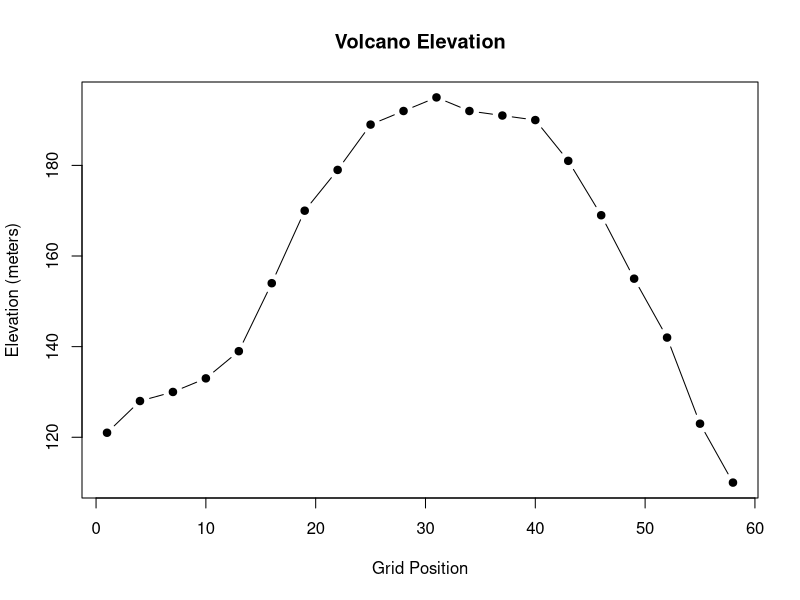
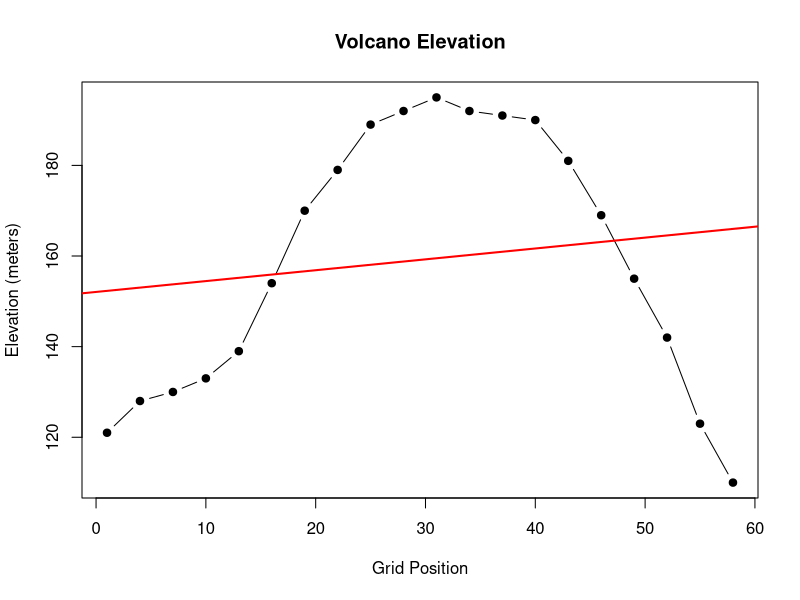
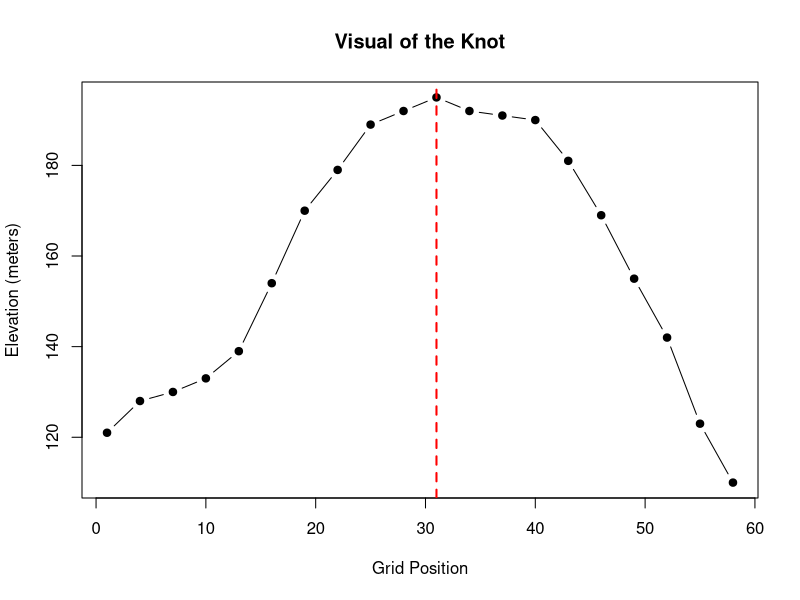
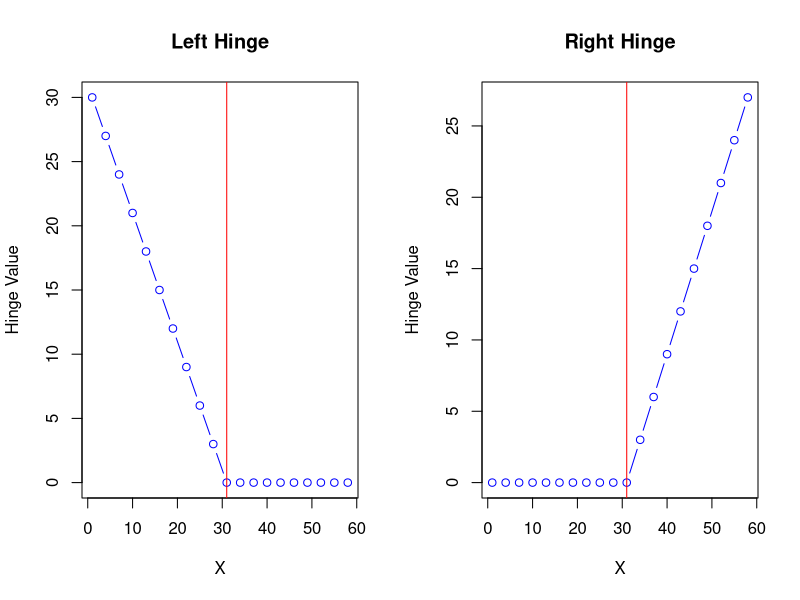
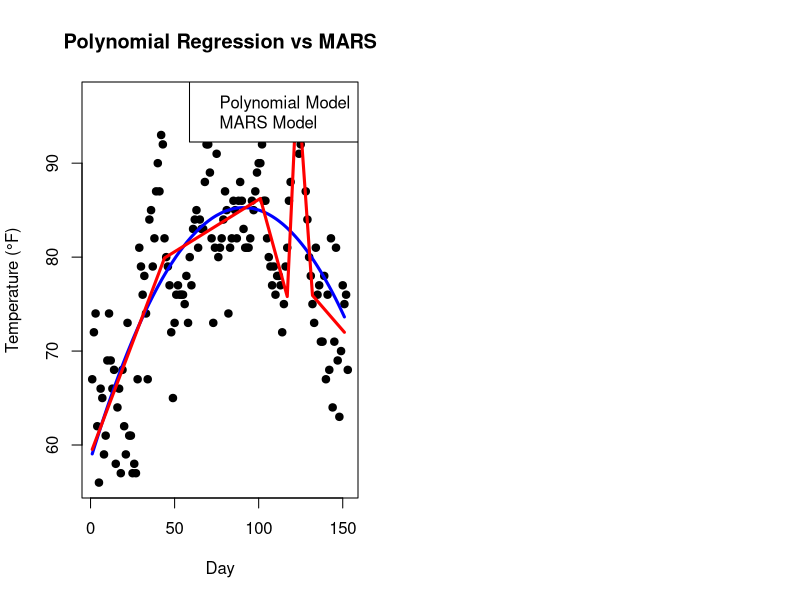

Reproduce these figures in R, in order.
## ---- chunk 1
library(knitr)
knitr::opts_chunk$set(echo = FALSE)

def.chunk.hook  <- knitr::knit_hooks$get("chunk")
knitr::knit_hooks$set(chunk = function(x, options) {
  x <- def.chunk.hook(x, options)
  paste0("\n \\", "footnotesize","\n\n", x, "\n\n \\normalsize")
})


## ---- chunk 2
data(volcano)

#Select the x's and y's

x <- seq(1, 58, by = 3)
y <- volcano[20, x]

df <- data.frame(x, y)

#SPlit in half to fit on slide
df <- data.frame(x1 = x[1:10], y1 = y[1:10], x2 = x[11:20], y2 = y[11:20])

knitr::kable(df, col.names = c("X", "Y", "X", "Y"), format = "latex")
## ---- chunk 3
plot(x, y, pch = 19, type = "b", xlab = "Grid Position", ylab = "Elevation (meters)", main = "Volcano Elevation")
## ---- chunk 4
model <- lm(y ~ x)

plot(x, y, pch = 19, type = "b", xlab = "Grid Position", ylab = "Elevation (meters)", main = "Volcano Elevation")

abline(model, col = "red", lwd = 2)
## ---- chunk 5

plot(x, y, pch = 19, type = "b", xlab = "Grid Position", ylab = "Elevation (meters)", main = "Visual of the Knot")

abline(v = 31, col = "red", lty = 2, lwd = 2)
## ---- chunk 6

knot <- 31
h1 <- pmax(0, knot - x)
h2 <- pmax(0, x - knot)


#Helps place side by side
par(mfrow = c(1, 2))


#Left hinge
plot(x, h1, type = "b", col = "blue", xlab = "X", ylab = "Hinge Value", main = "Left Hinge")
abline(v = knot, col = "red")

#Right hinge
plot(x, h2, type = "b", col = "blue", xlab = "X", ylab = "Hinge Value", main = "Right Hinge")

abline(v = knot, col = "red")
## ---- chunk 7
data(airquality)

weather <- airquality
weather$DayIndex <- 1:nrow(weather)
## ---- chunk 8
library(earth)
#Split data
set.seed(1)
training_idx <- sort(sample(1:nrow(weather), 0.7 * nrow(weather)))

train <- weather[training_idx, ]
test <- weather[-training_idx, ]

#Fit both models
poly_model <- lm(Temp ~ DayIndex + I(DayIndex^2), data = train)
mars_model <- earth(Temp ~ DayIndex, data = train)

plot(weather$DayIndex, weather$Temp, pch = 19, xlab = "Day", ylab = "Temperature (°F)", main = "Polynomial Regression vs MARS")

lines(train$DayIndex, fitted(poly_model), col = "blue", lwd = 3)
lines(train$DayIndex, fitted(mars_model), col = "red", lwd = 3)

legend("topright", legend = c("Polynomial Model", "MARS Model"), col = c("blue", "red"))
## ---- chunk 9
poly_predict <- predict(poly_model, test)
mars_predict <- predict(mars_model, test)

#Evaluate metrics
poly_rmse <- sqrt(mean((test$Temp - poly_predict)^2))
mars_rmse <- sqrt(mean((test$Temp - mars_predict)^2))

poly_r2 <- 1 - sum((test$Temp - poly_predict)^2) / sum((test$Temp - mean(test$Temp))^2)
mars_r2 <- 1 - sum((test$Temp - mars_predict)^2) / sum((test$Temp - mean(test$Temp))^2)

results <- data.frame(Model = c("Polynomial", "MARS"), RMSE = c(poly_rmse, mars_rmse), R_Squared = c(poly_r2, mars_r2))

knitr::kable(results, format = "latex")
